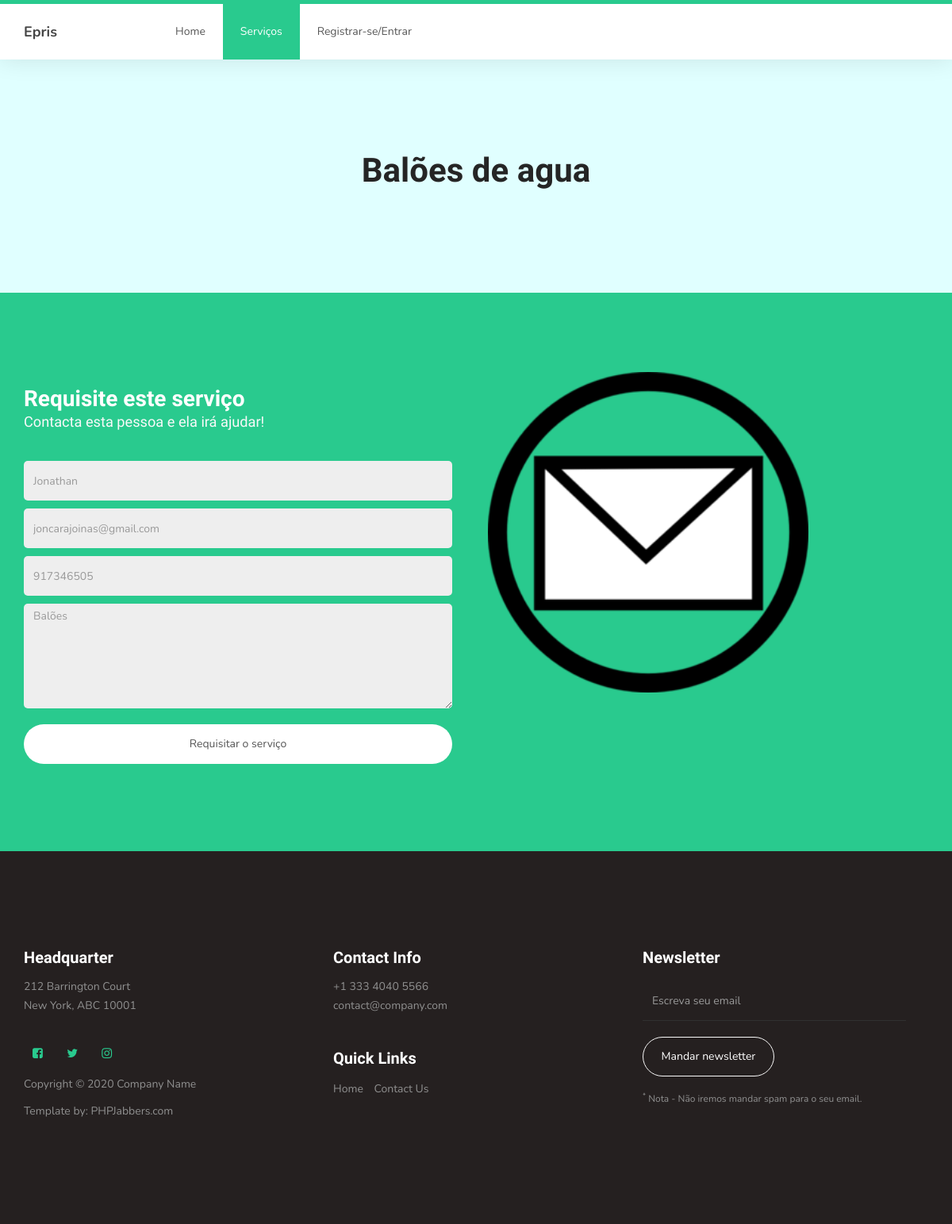
/servicoDetalhes.php?id=9, run on the app's committed database.
### tables this page shows
CREATE TABLE `servicos`  (
  `servicoId` int(11) NOT NULL AUTO_INCREMENT,
  `servicoNome` varchar(255) NOT NULL,
  `servicoCategoriaId` int(11) NOT NULL,
  `servicoDescricao` text NOT NULL,
  `servicoUtilizadorId` int(11) NOT NULL,
  PRIMARY KEY (`servicoId`) USING BTREE,
  INDEX `fk_servicos_categorias1_idx`(`servicoCategoriaId`) USING BTREE,
  INDEX `fk_servicos_utilizadores1_idx`(`servicoUtilizadorId`) USING BTREE,
  CONSTRAINT `fk_servicos_categorias1` FOREIGN KEY (`servicoCategoriaId`) REFERENCES `categorias` (`categoriaId`) ON DELETE NO ACTION ON UPDATE NO ACTION,
  CONSTRAINT `fk_servicos_utilizadores1` FOREIGN KEY (`servicoUtilizadorId`) REFERENCES `utilizadores` (`utilizadorId`) ON DELETE NO ACTION ON UPDATE NO ACTION
);

CREATE TABLE `utilizadores`  (
  `utilizadorId` int(11) NOT NULL AUTO_INCREMENT,
  `utilizadorNome` varchar(255) NOT NULL,
  `utilizadorTelefone` varchar(45) NOT NULL,
  `utilizadorEmail` varchar(255) NOT NULL,
  `utilizadorEstado` enum('pendente','ativo','inativo') NOT NULL DEFAULT 'pendente',
  `utilizadorUserId` int(11) NOT NULL,
  `utilizadorPontos` int(11) NOT NULL,
  PRIMARY KEY (`utilizadorId`) USING BTREE,
  INDEX `fk_utilizadores_users1_idx`(`utilizadorUserId`) USING BTREE,
  CONSTRAINT `fk_utilizadores_users1` FOREIGN KEY (`utilizadorUserId`) REFERENCES `users` (`userId`) ON DELETE NO ACTION ON UPDATE NO ACTION
);

### servicoDetalhes.php (the view, shortened to what this page needs)
<?php
include_once("includes/body.inc.php");
$id=intval($_GET['id']);
$sql= "Select * from servicos inner join utilizadores on servicoUtilizadorId = utilizadorId where servicoId=".$id;
$result=mysqli_query($con,$sql);
$dados=mysqli_fetch_array($result);
?>
<section style="background-color: lightcyan">
    <div class="container">
        <div class="text-center">
            <h1><?php echo $dados['servicoNome']?></h1>
            <br>
        </div>
    </div>
</section>
<section id="contact">
    <div class="container">
        <div class="row">
            <div class="col-md-6 col-sm-12">
                <form id="contact-form" role="form" action="pedidoCriar.php" method="post">
                    <div class="section-title">
                        <h2>Requisite este serviço <small>Contacta esta pessoa e ela irá ajudar!</small></h2>
                    </div>
                    <div class="col-md-12 col-sm-12">
                        <input readonly type="text" class="form-control" placeholder="<?php echo $dados['utilizadorNome']?>" name="name" required>
                        <input readonly type="email" class="form-control" placeholder="<?php echo $dados['utilizadorEmail']?>" name="email" required>
                        <input readonly type="email" class="form-control" placeholder="<?php echo $dados['utilizadorTelefone']?>" name="email" required>
                        <textarea readonly class="form-control" rows="6" placeholder="<?php echo $dados['servicoDescricao']?>" name="message" required></textarea>
                    </div>
                    <div class="col-md-12 col-sm-12">
                        <input type="submit" class="form-control" value="Requisitar o serviço">
                    </div>
                </form>
            </div>
            <div class="col-md-6 col-sm-12">
                <div class="contact-image">
                    <img src="images/emaillogo.png" style="height: 404px; width: 404px" class="img-responsive">
                </div>
            </div>
        </div>
    </div>
</section>

### css/style.css (style rules this page uses)
body { background: #ffffff; font-family: 'Nunito', sans-serif; overflow-x: hidden; padding-top: 70px; }
h1,h2,h3,h4,h5,h6 { font-family: 'Muli', sans-serif; font-weight: bold; line-height: inherit; }
h1 { color: #252525; font-size: 3em; line-height: normal; }
h2 { color: #353535; font-size: 2em; padding-bottom: 10px; }
html { -webkit-font-smoothing: antialiased; }
a, input, button, .form-control { -webkit-transition: 0.5s; transition: 0.5s; }
.section-title { padding-bottom: 40px; }
.section-title h2 { margin: 0; }
.section-title small { display: block; }
section { position: relative; padding: 100px 0; }
#contact { background: #29ca8e; }
#contact h2 { color: #ffffff; }
#contact .section-title { padding-bottom: 20px; }
#contact h2 > small, #contact p, #contact a { color: #f9f9f9; }
#contact-form { padding: 1em 0; }
#contact-form .col-md-12, #contact-form .col-md-4 { padding-left: 0; }
.form .form-control, #contact-form .form-control { border: 0; border-radius: 5px; box-shadow: none; margin: 10px 0; }
#contact-form input { height: 50px; }
#contact-form input[type='submit'] { border-radius: 50px; border: 1px solid transparent; }
section, .section-background .item, .section-background .courses-thumb, .section-background .team-thumb, main > section:nth-child(even) .item, main > section:nth-child(even) .courses-thumb, main > section:nth-child(even) .team-thumb, main > section { background: #fff; }

### data on the page
servicos: servicoNome "Balões de agua", name "Jonathan", email "joncarajoinas@gmail.com", email "917346505", message "Balões"
